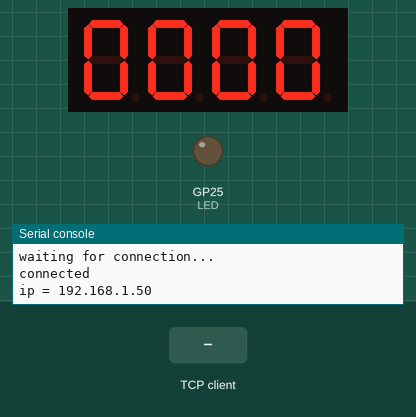
Simulated run of this program. Board: Raspberry Pi Pico running MicroPython. Parts: 4-digit seven-segment display, output pins drawn as LEDs (lit = HIGH), the last lines printed to the serial console. The inputs (shaded band) are chosen by the test bench. WiFi joins after 1.5 s; the segment pins are drawn as the display they are named for; one TCP client connects 1 s after the port opens and stays connected; threads take turns every 2 ms; pins used as bus, display or sensor lines are not drawn.

Above: at 3.0 s.
3.1 s: the TCP client sends "B"
At 4.5 s:
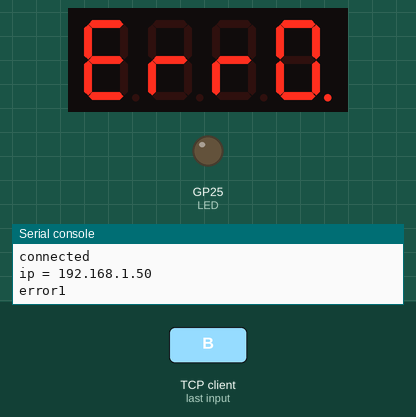
Timing chart, 0 to 6.1 s (numbered marks = the images above; inputs shaded):
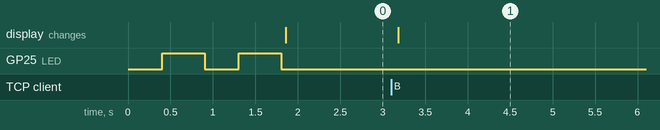

Measured:
- after the input at 3.1 s, the display: changes after 0.08 s (image 1)

The program:

main.py
```python
import machine
from machine import Pin
import sys
import _thread
import socket
import time
import WIFIConnect

IP="192.168.0.121"  #设备的内网IP
Port=2000  #监听的端口

c_a=16
c_b=28
c_c=9
c_d=14
c_e=15
c_f=26
c_g=10
c_dp=13
c_com1=17
c_com2=22
c_com3=21
c_com4=6

LED = Pin("LED", Pin.OUT)#板载LED

a = Pin(c_a, Pin.OUT)
b = Pin(c_b, Pin.OUT)
c = Pin(c_c, Pin.OUT)
d = Pin(c_d, Pin.OUT)
e = Pin(c_e, Pin.OUT)
f = Pin(c_f, Pin.OUT)
g = Pin(c_g, Pin.OUT)
dp = Pin(c_dp, Pin.OUT)
com1 = Pin(c_com1, Pin.OUT)
com2 = Pin(c_com2, Pin.OUT)
com3 = Pin(c_com3, Pin.OUT)
com4 = Pin(c_com4, Pin.OUT)

LED.value(1)
#print("链接WIFI...")
WIFIConnect.ConnectWIFI('LunaroakF','12345678')
LED.value(0)

N1=0
N2=0
N3=0
N4=0
D1=False
D2=False
D3=False
D4=False


def offall():
    a.value(0)
    b.value(0)
    c.value(0)
    d.value(0)
    e.value(0)
    f.value(0)
    g.value(0)
    dp.value(0)
    com1.value(1)
    com2.value(1)
    com3.value(1)
    com4.value(1)

def upall():
    a.value(1)
    b.value(1)
    c.value(1)
    d.value(1)
    e.value(1)
    f.value(1)
    g.value(1)
    dp.value(1)
    com1.value(0)
    com2.value(0)
    com3.value(0)
    com4.value(0)

###########################################
def ToNum0(dot):
    a.value(1)
    b.value(1)
    c.value(1)
    d.value(1)
    e.value(1)
    f.value(1)
    if dot:
        dp.value(1)

def ToNum1(dot):
    b.value(1)
    c.value(1)
    if dot:
        dp.value(1)

def ToNum2(dot):
    a.value(1)
    b.value(1)
    d.value(1)
    e.value(1)
    g.value(1)
    if dot:
        dp.value(1)

def ToNum3(dot):
    a.value(1)
    b.value(1)
    c.value(1)
    d.value(1)
    g.value(1)
    if dot:
        dp.value(1)

def ToNum4(dot):
    b.value(1)
    c.value(1)
    g.value(1)
    f.value(1)
    if dot:
        dp.value(1)

def ToNum5(dot):
    a.value(1)
    c.value(1)
    d.value(1)
    g.value(1)
    f.value(1)
    if dot:
        dp.value(1)

def ToNum6(dot):
    a.value(1)
    c.value(1)
    d.value(1)
    e.value(1)
    f.value(1)
    g.value(1)
    if dot:
        dp.value(1)

def ToNum7(dot):
    a.value(1)
    b.value(1)
    c.value(1)
    if dot:
        dp.value(1)

def ToNum8(dot):
    a.value(1)
    b.value(1)
    c.value(1)
    d.value(1)
    e.value(1)
    f.value(1)
    g.value(1)
    if dot:
        dp.value(1)

def ToNum9(dot):
    a.value(1)
    b.value(1)
    c.value(1)
    d.value(1)
    f.value(1)
    g.value(1)
    if dot:
        dp.value(1)

def ToNumB(dot):
    a.value(0)
    b.value(0)
    c.value(0)
    d.value(0)
    e.value(0)
    f.value(0)
    g.value(0)
    dp.value(0)
    if dot:
        dp.value(1)

def ToErr1():
    a.value(1)
    e.value(1)
    d.value(1)
    f.value(1)
    g.value(1)

def ToErr2():
    e.value(1)
    g.value(1)

def ToErr3():
    e.value(1)
    g.value(1)

def ToErr4():
    a.value(1)
    b.value(1)
    c.value(1)
    d.value(1)
    e.value(1)
    f.value(1)
    dp.value(1)

def ToErrF(dot):
    g.value(1)
    if dot:
        dp.value(1)

###########################################
def JugeNumber(number,dot):
    offall()
    if number==0:
        ToNum0(dot)
    elif number==1:
        ToNum1(dot)
    elif number==2:
        ToNum2(dot)
    elif number==3:
        ToNum3(dot)
    elif number==4:
        ToNum4(dot)
    elif number==5:
        ToNum5(dot)
    elif number==6:
        ToNum6(dot)
    elif number==7:
        ToNum7(dot)
    elif number==8:
        ToNum8(dot)
    elif number==9:
        ToNum9(dot)
    elif number==10:
        ToNumB(dot)
    elif number==11:
        ToErrF(dot)
    elif number==6666:
        ToErr1()
    elif number==7777:
        ToErr2()
    elif number==8888:
        ToErr3()
    elif number==9999:
        ToErr4()


def DisplayCom1(number,dot):
    JugeNumber(number,dot)
    com1.value(0)
    com2.value(1)
    com3.value(1)
    com4.value(1)

def DisplayCom2(number,dot):
    JugeNumber(number,dot)
    com1.value(1)
    com2.value(0)
    com3.value(1)
    com4.value(1)

def DisplayCom3(number,dot):
    JugeNumber(number,dot)
    com1.value(1)
    com2.value(1)
    com3.value(0)
    com4.value(1)

def DisplayCom4(number,dot):
    JugeNumber(number,dot)
    com1.value(1)
    com2.value(1)
    com3.value(1)
    com4.value(0)

offall()

def Fresh():
    global Number
    global N1
    global N2
    global N3
    global N4
    global D1
    global D2
    global D3
    global D4
    waittime=0.002
    while True:
        DisplayCom1(N1,D1)
        time.sleep(waittime)
        DisplayCom2(N2,D2)
        time.sleep(waittime)
        DisplayCom3(N3,D3)
        time.sleep(waittime)
        DisplayCom4(N4,D4)
        time.sleep(waittime)
        #if controlbutton.value() == 0:
            #time.sleep_ms(20)
            #if controlbutton.value() == 0:
                #DisplayCom4(0,True)
                #print("thread exit.")
                #_thread.exit()

def Wificl():
    global N1
    global N2
    global N3
    global N4
    global D1
    global D2
    global D3
    global D4
    global IP
    global Port
    while True:
        try:
            server=socket.socket()
            server.bind((IP,Port))
            server.listen() #监听
            #print("监听已开始")
            conne,addr=server.accept()
            #print(conn,addr)
            #print("用户已连接")
            while True:
                try:
                    data=conne.recv(15)
                    maindata=str(data)
                    datalist=maindata.split("'")
                    maindata=datalist[1]
                    #print("用户数据:"+maindata)
                    group=maindata.split("-")

                    #填充空白
                    if(group[0]!="B" and group[0]!="F"):
                        N1=int(group[0])
                    else:
                        N1=10

                    if(group[1]!="B" and group[1]!="F"):
                        N2=int(group[1])
                    else:
                        N2=10

                    if(group[2]!="B" and group[2]!="F"):
                        N3=int(group[2])
                    else:
                        N3=10

                    if(group[3]!="B" and group[3]!="F"):
                        N4=int(group[3])
                    else:
                        N4=10
                    #负号
                    if(group[0]=="F"):
                        N1=11
                    if(group[1]=="F"):
                        N2=11
                    if(group[2]=="F"):
                        N3=11
                    if(group[3]=="F"):
                        N4=11
                    #小数点
                    if group[4]=="1":
                        D1=True
                    else:
                        D1=False

                    if group[5]=="1":
                        D2=True
                    else:
                        D2=False

                    if group[6]=="1":
                        D3=True
                    else:
                        D3=False

                    if group[7]=="1":
                        D4=True
                    else:
                        D4=False
                    #ProcessData(maindata)
                    #conne.close()
                except:
                    print("error1")
                    N1=6666
                    N2=7777
                    N3=8888
                    N4=9999
                    conne.close()
                    break
        except:
            #print("error1")
            conne.close()
            N1=6666
            N2=7777
            N3=8888
            N4=9999


_thread.start_new_thread(Fresh,())
Wificl()
```

WIFIConnect.py
```python
from machine import Pin
import network
import time

LED = Pin("LED", Pin.OUT)#板载LED

def ConnectWIFI(ssid,password):
    wlan = network.WLAN(network.STA_IF)
    wlan.active(True)
    wlan.connect(ssid, password)

# Wait for connect or fail
    max_wait = 10
    while max_wait > 0:
        if wlan.status() < 0 or wlan.status() >= 3:
            break
        max_wait -= 1
        print('waiting for connection...')
        LED.toggle()
        time.sleep(0.4)
        LED.toggle()
        time.sleep(0.5)

# Handle connection error
    if wlan.status() != 3:
        raise RuntimeError('network connection failed')
    else:
        print('connected')
        status = wlan.ifconfig()
        print( 'ip = ' + status[0] )
```
